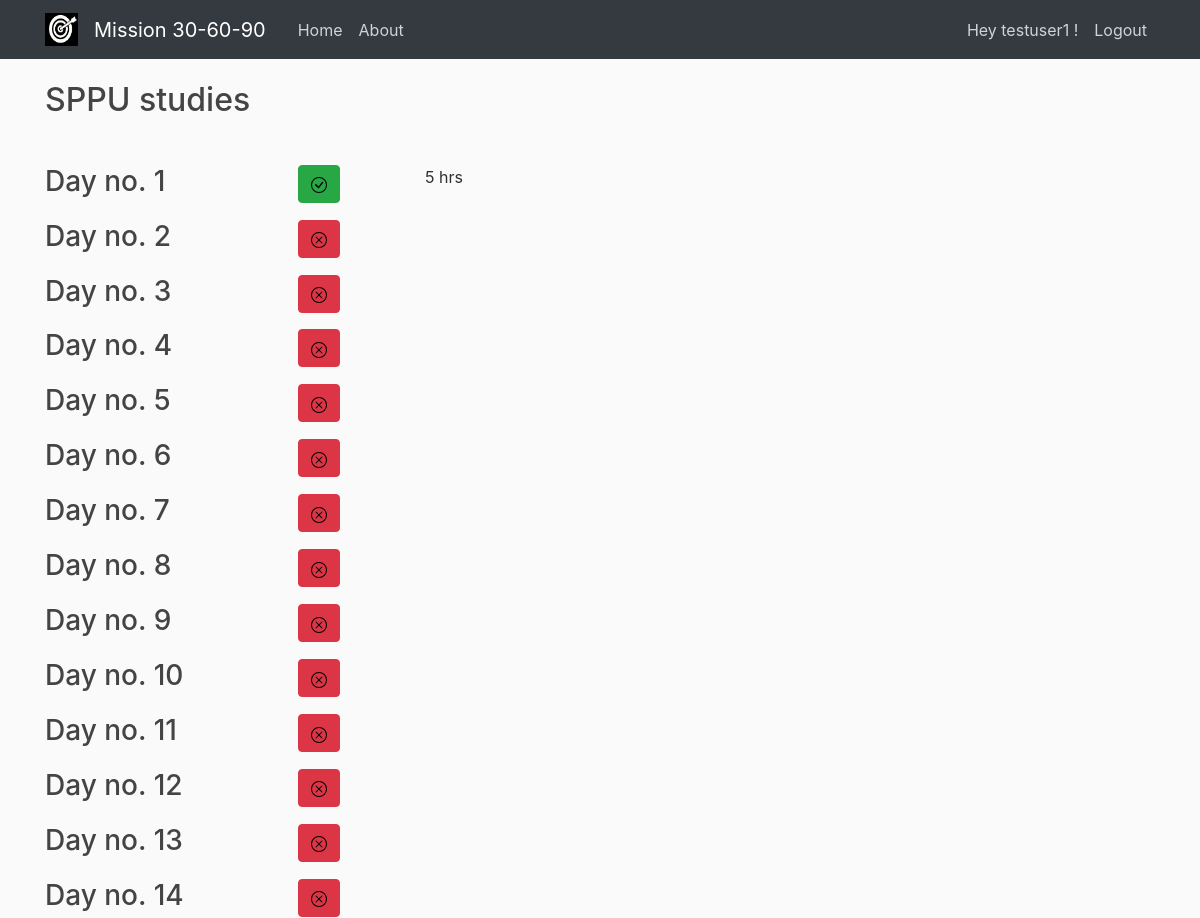
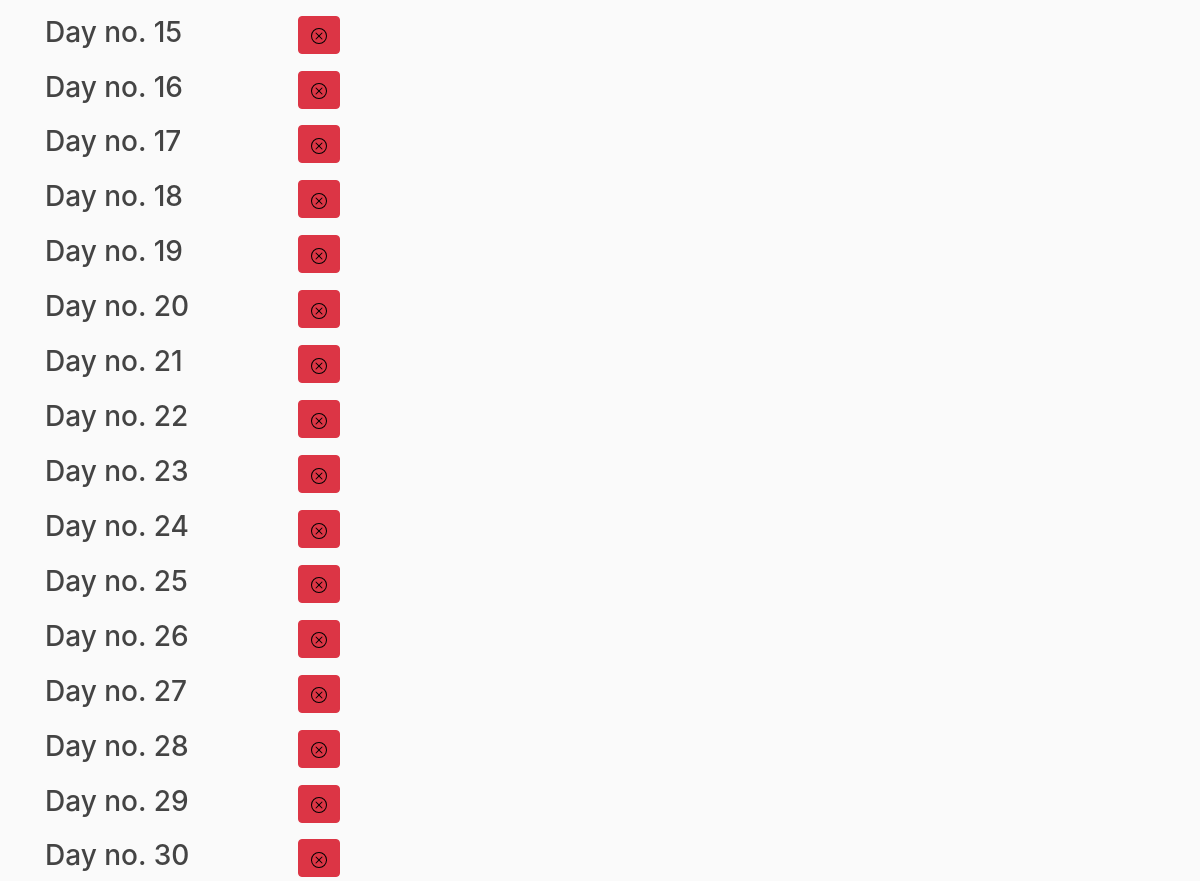
/mission/report/SPPU studies/ (signed in), run on the app's committed database (2 pictures, top to bottom).
### mission/models.py (models this page shows, shortened)
class Missions(models.Model):
    mission_name = models.CharField(max_length=50)
    no_of_days = models.IntegerField(validators=[validate.validate_days])
    start_date = models.DateField(default=date.today)
    aspirant = models.ForeignKey(User, on_delete=models.CASCADE)

class Status(models.Model):
    mission_id = models.ForeignKey(Missions, on_delete=models.CASCADE)
    day_no = models.IntegerField()
    is_done = models.BooleanField(default=False)
    remarks = models.TextField()

### mission/views.py (the view)
# urls.py: path('mission/report/<str:mission_name>/',views.statuslist,name='status-report'),
@login_required
def statuslist(request,**kwargs):
    mission = get_object_or_404(Missions,mission_name=kwargs.get('mission_name'))
    statuses = Status.objects.filter(mission_id=mission.id)
    dayno = (date.today()-mission.start_date).days
    dayno+=1
    context={
        'statuses':statuses,
        'dayno':dayno,
        'mission_name':mission.mission_name
    }
    return render(request,'mission/status_list.html',context)

### mission/templates/mission/status_list.html (shortened to what this page needs)
{% extends "mission/base.html" %}
{% block content %}
<div class="row">
    <div class="col-md-8">
        <h2>{{mission_name}}</h2>
        <br>
        {% for status in statuses %}
          <div class="row"  style="margin-top:10pt;">
            <div class="col-md-4"><h3>Day no. {{ status.day_no }}</h3></div>
            {% if status.day_no < dayno %}
                {% if status.is_done%}
                    <div class="col-md-2">
                        <button type="button" class="btn btn-success">{% load static %}<img src="{% static "mission/media/check.svg" %}" /></button>
                    </div>
                    <div class="col-md-4">
                        <p class="article-content" style="color:rgb(51, 47, 47)">{{ status.remarks }}</p>
                    </div>
                {% else %}
                    <div class="col-md-2">
                        <button type="button" class="btn btn-danger">{% load static %}<img src="{% static "mission/media/x.svg" %}" /></button>
                    </div>
                {% endif %}
            {% else %}
                {% if status.is_done%}
                        <button type="button" class="btn btn-success">{% load static %}<img src="{% static "mission/media/check.svg" %}" /></button>
                {% else %}
                        <button type="button" class="btn btn-secondary">{% load static %}<img src="{% static "mission/media/dash.svg" %}" /></button>
                {% endif %}
            {% endif %}
          </div>
        {% endfor %}
    </div>
</div>
{% endblock content %}

### mission/templates/mission/base.html (shortened to what this page needs)
{% load static %}
<!DOCTYPE html>
<html>
<head>
    <link rel="stylesheet" href="https://maxcdn.bootstrapcdn.com/bootstrap/4.0.0/css/bootstrap.min.css">
    <link rel="stylesheet" type="text/css" href="{% static 'mission/main.css' %}">
</head>
<body>
    <header class="site-header">
      <nav class="navbar navbar-expand-md navbar-dark bg-dark fixed-top">
        <div class="container">
          <a class="navbar-brand" href="#">
            {% load static %}<img src="{% static "mission/media/target.jpg" %}" height="33" width="33" alt="logo" />
          </a>
          <a class="navbar-brand mr-4" href="{% url 'mission-home' %}">Mission 30-60-90</a>
          <div class="collapse navbar-collapse" id="navbarToggle">
            <div class="navbar-nav mr-auto">
              <a class="nav-item nav-link" href="{% url 'mission-home' %}">Home</a>
              <a class="nav-item nav-link" href="{% url 'mission-about' %}">About</a>
            </div>
            <div class="navbar-nav">
              {% if user.is_authenticated %}
                <a class="nav-item nav-link" href="#">Hey {{user.username}} !</a>
                <a class="nav-item nav-link" href="{% url 'logout' %}">Logout</a>
              {% else %}
                <a class="nav-item nav-link" href="{% url 'login' %}">Login</a>
                <a class="nav-item nav-link" href="{% url 'register' %}">Register</a>
              {% endif %}
            </div>
          </div>
        </div>
      </nav>
    </header>
    <main role="main" class="container">
      <div class="row">
        <div class="col-md-8">
        </div>
      </div>
      {% block content %}{% endblock %}
    </main>
</body>
</html>

### mission/static/mission/main.css (style rules this page uses)
body { background: #fafafa; color: #333333; margin-top: 5rem; }
h1, h2, h3, h4, h5, h6 { color: #444444; }
.site-header .navbar-nav .nav-link { color: #cbd5db; }
.article-content { white-space: pre-line; }

### data on the page
Missions: mission_name "SPPU studies"
Status: day_no "1", is_done True (drawn), remarks "5 hrs"
Status: day_no "2", is_done False (drawn)
Status: day_no "3", is_done False (drawn)
Status: day_no "4", is_done False (drawn)
Status: day_no "5", is_done False (drawn)
Status: day_no "6", is_done False (drawn)
Status: day_no "7", is_done False (drawn)
Status: day_no "8", is_done False (drawn)
Status: day_no "9", is_done False (drawn)
Status: day_no "10", is_done False (drawn)
Status: day_no "11", is_done False (drawn)
Status: day_no "12", is_done False (drawn)
Status: day_no "13", is_done False (drawn)
Status: day_no "14", is_done False (drawn)
Status: day_no "15", is_done False (drawn)
Status: day_no "16", is_done False (drawn)
Status: day_no "17", is_done False (drawn)
Status: day_no "18", is_done False (drawn)
Status: day_no "19", is_done False (drawn)
Status: day_no "20", is_done False (drawn)
Status: day_no "21", is_done False (drawn)
Status: day_no "22", is_done False (drawn)
Status: day_no "23", is_done False (drawn)
Status: day_no "24", is_done False (drawn)
Status: day_no "25", is_done False (drawn)
Status: day_no "26", is_done False (drawn)
Status: day_no "27", is_done False (drawn)
Status: day_no "28", is_done False (drawn)
Status: day_no "29", is_done False (drawn)
Status: day_no "30", is_done False (drawn)

### other printed values
{{ user.username }} "testuser1"
